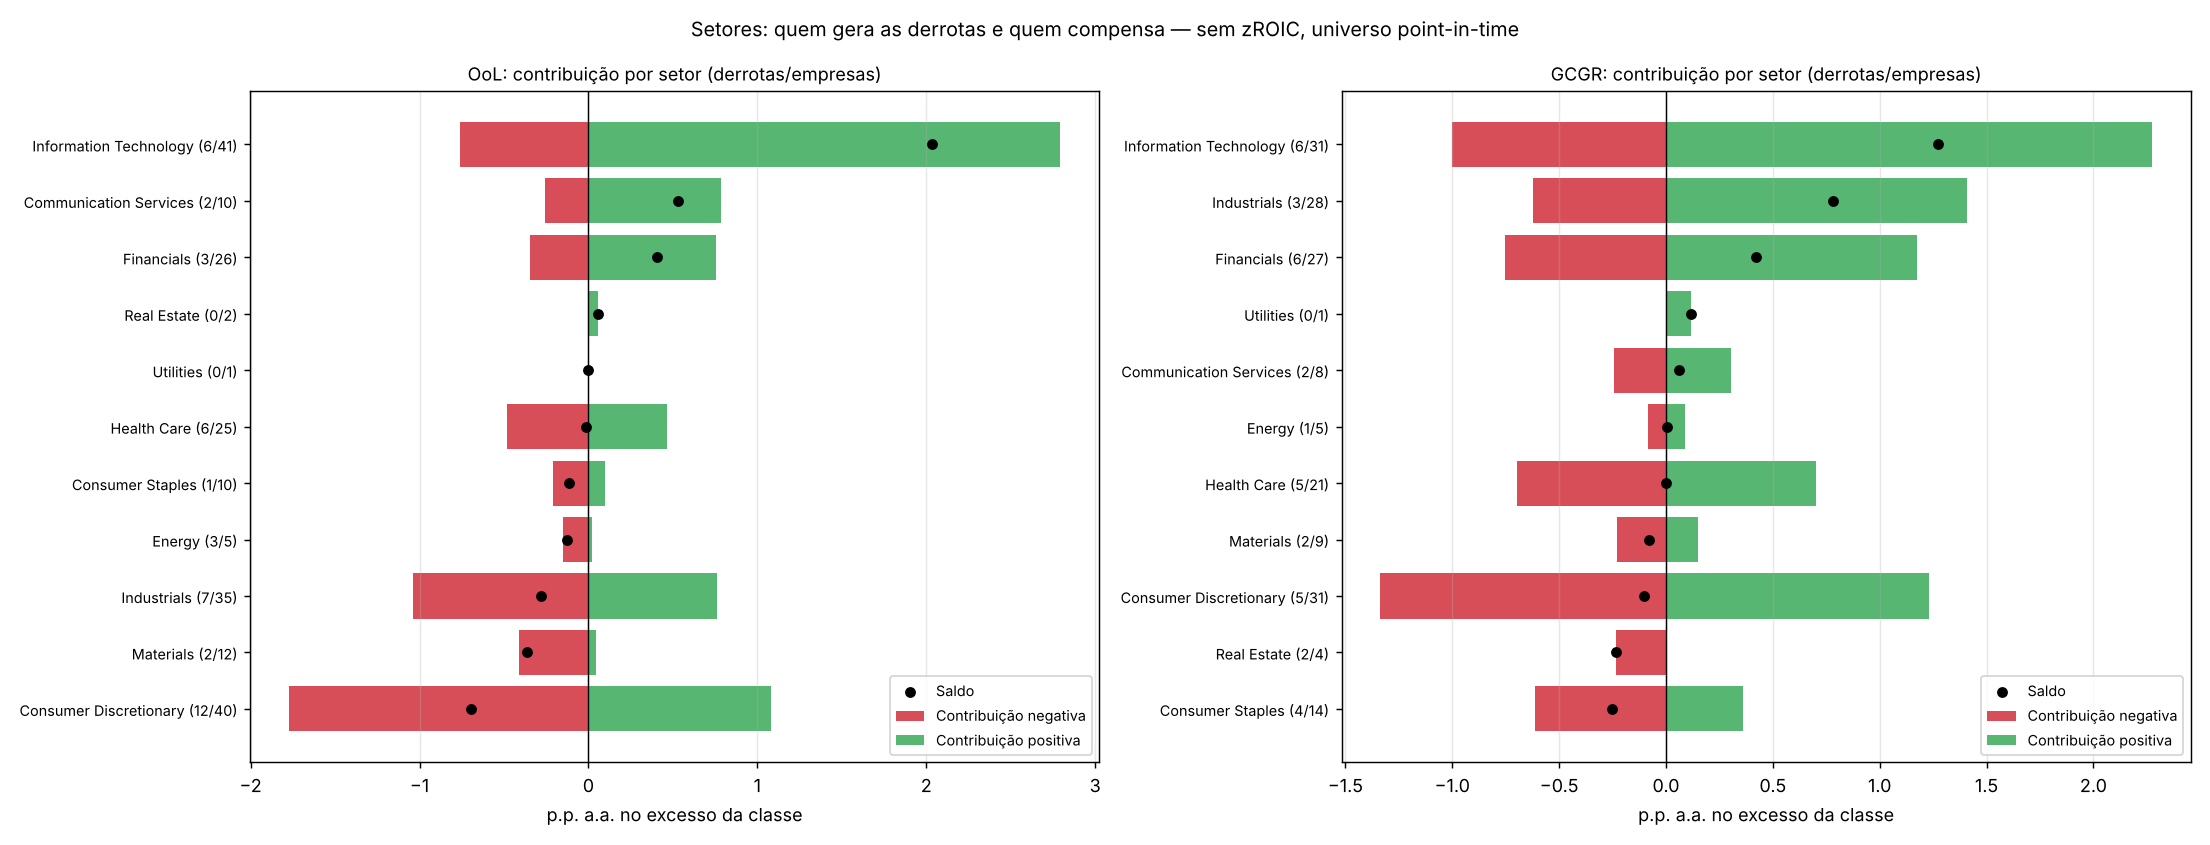

Write the Python code that produced this figure.
"""Setores e subsetores das derrotas na OoL e na GCGR (sem zROIC, universo point-in-time, ROIC oficial corrigido).
Le backtest/atributos.csv. Setor GICS do universo atual; empresas que sairam do S&P 500 classificadas a mao (abaixo).
Saidas: backtest/setores_derrotas.md, backtest/setores_derrotas.png
Uso: python3 backtest/setores_derrotas.py"""
import pathlib
import numpy as np, pandas as pd
import matplotlib; matplotlib.use('Agg'); import matplotlib.pyplot as plt
ROOT = pathlib.Path(__file__).parent; D = ROOT / 'data'
OOL, GCGR = 'Opportunity of Lifetime', 'Good Companies, Great Returns'
CD, CS, MT, EN, IN, IT, FN, CM, HC = ('Consumer Discretionary', 'Consumer Staples', 'Materials', 'Energy', 'Industrials',
                                      'Information Technology', 'Financials', 'Communication Services', 'Health Care')
# empresas fora do S&P 500 atual: setor e subsetor GICS atribuidos a mao
MANUAL = {
    'CAG': (CS, 'Packaged Foods & Meats'), 'LW': (CS, 'Packaged Foods & Meats'),
    'CLF': (MT, 'Steel'), 'ATI': (MT, 'Steel'), 'EMN': (MT, 'Diversified Chemicals'), 'CE': (MT, 'Diversified Chemicals'),
    'FMC': (MT, 'Fertilizers & Agricultural Chemicals'),
    'NOV': (EN, 'Oil & Gas Equipment & Services'), 'HP': (EN, 'Oil & Gas Drilling'),
    'GME': (CD, 'Computer & Electronics Retail'), 'KSS': (CD, 'Broadline Retail (lojas de departamento)'), 'M': (CD, 'Broadline Retail (lojas de departamento)'),
    'MAT': (CD, 'Leisure Products'), 'GAP': (CD, 'Apparel Retail'), 'URBN': (CD, 'Apparel Retail'),
    'VFC': (CD, 'Apparel, Accessories & Luxury Goods'), 'FOSL': (CD, 'Apparel, Accessories & Luxury Goods'), 'CPRI': (CD, 'Apparel, Accessories & Luxury Goods'),
    'UA': (CD, 'Apparel, Accessories & Luxury Goods'), 'UAA': (CD, 'Apparel, Accessories & Luxury Goods'),
    'BWA': (CD, 'Automotive Parts & Equipment'), 'GT': (CD, 'Automotive Parts & Equipment'), 'HOG': (CD, 'Motorcycle Manufacturers'),
    'AN': (CD, 'Automotive Retail'), 'AAP': (CD, 'Automotive Retail'), 'SIG': (CD, 'Other Specialty Retail'),
    'WHR': (CD, 'Household Appliances'), 'MHK': (CD, 'Home Furnishings'), 'HRB': (CD, 'Specialized Consumer Services'), 'ETSY': (CD, 'Broadline Retail'),
    'FLR': (IN, 'Construction & Engineering'), 'RHI': (IN, 'Human Resource & Employment Services'), 'FLS': (IN, 'Industrial Machinery'),
    'ALK': (IN, 'Passenger Airlines'), 'AYI': (IN, 'Electrical Components & Equipment'), 'FBIN': (IN, 'Building Products'),
    'TDC': (IT, 'Application Software'), 'PAYC': (IT, 'Application Software'), 'IPGP': (IT, 'Electronic Manufacturing Services'),
    'EPAM': (IT, 'IT Consulting & Other Services'), 'TTD': (IT, 'Application Software'),
    'WU': (FN, 'Transaction & Payment Processing Services'), 'SLM': (FN, 'Consumer Finance'), 'AMG': (FN, 'Asset Management & Custody Banks'),
    'ZION': (FN, 'Regional Banks'),
    'TRIP': (CM, 'Interactive Media & Services'), 'GOOGL': (CM, 'Interactive Media & Services'), 'MTCH': (CM, 'Interactive Media & Services'),
    'BIO': (HC, 'Life Sciences Tools & Services'),
}
pc = lambda x: '—' if pd.isna(x) else f'{x:.0%}'
sg = lambda x: '—' if pd.isna(x) else f'{x:+.1%}'.replace('.', ',')
sp = lambda x: '—' if pd.isna(x) else f'{x * 100:+.2f}'.replace('.', ',')


def main():
    c = pd.read_csv(ROOT / 'atributos.csv', parse_dates=['date'])
    u = pd.read_csv(D / 'universe.csv').drop_duplicates('ticker').set_index('ticker')
    x_ = pd.read_csv(D / 'universe_pit_extra.csv').drop_duplicates('ticker').set_index('ticker')
    sec = lambda t: MANUAL[t][0] if t in MANUAL else (u.sector.get(t) if t in u.index else 'Sem classificação')
    ind = lambda t: MANUAL[t][1] if t in MANUAL else (u.industry.get(t) if t in u.index else 'Sem classificação')
    name = lambda t: u.name.get(t) if t in u.index else (x_.sec_name.get(t, t) if t in x_.index else t)
    c['sector'] = c.ticker.map(sec); c['industry'] = c.ticker.map(ind)
    c['n'] = c.groupby(['cat', 'date']).ticker.transform('size'); c['exc'] = c.ex / c.n
    Y = c.date.nunique() / 4
    out = ['# Setores das derrotas na OoL e na GCGR (EUA, point-in-time, sem zROIC)\n',
           '> ⚠️ **ROIC:** ROIC oficial (corrigido em 2026-11-10). A presença de cada setor na OoL e na GCGR depende do ROIC; setores leves em ativos '
           '(software, marcas) tendem a ter ROIC alto, e o ROIC acima de 100% em empresas leves em ativos ainda está em aberto.\n',
           'Unidade: empresa dentro da classe. **Derrota** = empresa entre os 20% piores pelo excesso médio sobre o universo (mín. 4 trimestres na classe). '
           '**Concentração** = % das derrotas ÷ % das empresas (1,0 = proporcional; 2,0 = o dobro do esperado). **Contribuição** = soma do excesso de cada posição '
           '÷ nº de ações da classe no trimestre, por ano (p.p. a.a. no excesso da classe). Setor GICS; 49 empresas que saíram do S&P 500 foram classificadas a mão.\n']
    figdata = {}
    for cat in (OOL, GCGR):
        x = c[c.cat == cat]
        e = x.groupby('ticker').agg(ex=('ex', 'mean'), q=('ex', 'size'), ctr=('exc', 'sum'), sector=('sector', 'first'), industry=('industry', 'first'))
        e['ex'] *= 4; e['ctr'] /= Y
        el = e[e.q >= 4].copy(); cut = el.ex.quantile(.2); el['loser'] = el.ex <= cut
        s = el.groupby('sector').agg(emp=('ex', 'size'), derrotas=('loser', 'sum'), med=('ex', 'median'), pos=('ex', lambda v: (v > 0).mean()))
        s['conc'] = (s.derrotas / s.derrotas.sum()) / (s.emp / s.emp.sum())
        w = x.groupby('sector').size() / len(x)
        ctr = e.groupby('sector').ctr.agg(total='sum', neg=lambda v: v[v < 0].sum(), posit=lambda v: v[v > 0].sum())
        s = s.join(w.rename('peso')).join(ctr).sort_values('neg')
        figdata[cat] = s
        out += [f'## {cat}\n', f'{len(el)} empresas com ≥ 4 trimestres; derrota = excesso médio ≤ {sg(cut)} a.a. ({int(el.loser.sum())} empresas).\n',
                '| Setor | Peso nas posições | Empresas | Derrotas | **Concentração** | Excesso mediano | % empresas > universo | Contribuição negativa | Contribuição positiva | **Saldo** |',
                '|---|---|---|---|---|---|---|---|---|---|']
        for k, r in s.iterrows():
            cc = f'**{r.conc:.1f}**' if r.conc >= 1.5 and r.derrotas >= 3 else f'{r.conc:.1f}'
            out.append(f'| {k} | {pc(r.peso)} | {r.emp:.0f} | {r.derrotas:.0f} | {cc.replace(".", ",")} | {sg(r.med)} | {pc(r.pos)} | {sp(r.neg)} | {sp(r.posit)} | **{sp(r.total)}** |')
        # subsetores
        i = el.groupby('industry').agg(emp=('ex', 'size'), derrotas=('loser', 'sum'), med=('ex', 'median'), sector=('sector', 'first'))
        ic = e.groupby('industry').ctr.agg(total='sum', neg=lambda v: v[v < 0].sum())
        i = i.join(ic)
        losers = el[el.loser].sort_values('ex')
        i['nomes'] = [', '.join(f'{t} ({name(t)})' for t in losers[losers.industry == k].index) for k in i.index]
        i = i[i.derrotas >= 2].sort_values(['derrotas', 'neg'], ascending=[False, True])
        out += ['', '### Subsetores com 2 ou mais derrotas\n', '| Subsetor | Setor | Empresas | Derrotas | Excesso mediano | Saldo da contribuição | Derrotas (nomes) |',
                '|---|---|---|---|---|---|---|']
        for k, r in i.iterrows():
            out.append(f'| {k} | {r.sector} | {r.emp:.0f} | {r.derrotas:.0f} | {sg(r.med)} | {sp(r.total)} | {r.nomes} |')
        out.append('')
    (ROOT / 'setores_derrotas.md').write_text('\n'.join(out))
    print('\n'.join(out))
    fig, axs = plt.subplots(1, 2, figsize=(17, 6.5), dpi=130)
    for ax, cat in zip(axs, (OOL, GCGR)):
        s = figdata[cat].sort_values('total')
        y = np.arange(len(s))
        ax.barh(y, s.neg * 100, color='#cf222e', alpha=.8, label='Contribuição negativa')
        ax.barh(y, s.posit * 100, color='#2da44e', alpha=.8, label='Contribuição positiva')
        ax.scatter(s.total * 100, y, color='black', zorder=3, s=25, label='Saldo')
        ax.set_yticks(y); ax.set_yticklabels([f'{k} ({r.derrotas:.0f}/{r.emp:.0f})' for k, r in s.iterrows()], fontsize=8)
        ax.axvline(0, color='black', lw=.8); ax.grid(alpha=.3, axis='x'); ax.set_xlabel('p.p. a.a. no excesso da classe')
        ax.set_title(f'{"OoL" if cat == OOL else "GCGR"}: contribuição por setor (derrotas/empresas)', fontsize=10); ax.legend(fontsize=8, loc='lower right')
    fig.suptitle('Setores: quem gera as derrotas e quem compensa — sem zROIC, universo point-in-time', fontsize=11)
    fig.tight_layout(); fig.savefig(ROOT / 'setores_derrotas.png'); plt.close(fig)


if __name__ == '__main__':
    main()
